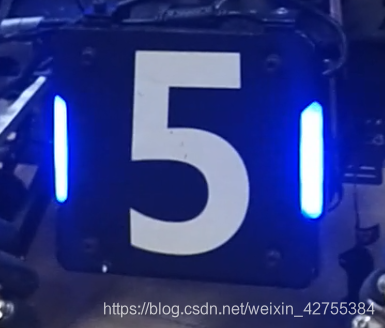
//> input picture tutorial_2/example/opencv/demo/blue_5.png, 385 x 328 px, given in place of #, which was not available
$ ./armor_detect '#' '默认读' demo/bule_armoe.jpg   (built with g++ and OpenCV 4)
//> lines starting //> are read from the running program, lines starting //| are printed output that depends on the picture; after the words box and inside, x2 and y2 are one past the last pixel; in counts of white or black regions, pixels touching at a corner belong together; pictures that were not available may be replaced by others from this repository, and a replacement may not be noted
// ============================================================================
// 知识点 1 · OpenCV —— 用传统方法识别装甲板
// 对应教案：一、OpenCV（1.2 环境搭建与最小 CMake 工程 / 1.4 用传统方法识别装甲板）
//
//   cd example/opencv
//   cmake -S . -B build && cmake --build build
//   ./build/armor_detect                       # 默认读 demo/bule_armoe.jpg
//   ./build/armor_detect my_armor.png          # 也可以喂自己的图
//   DEBUG_PAIRS=1 ./build/armor_detect         # 打印所有候选配对及其得分
//   NO_WINDOW=1  ./build/armor_detect          # 不开窗口，只存图片
//
//   灰度 → 二值化(OTSU) → 形态学开运算 → findContours
//        → 灯条筛选（长宽比 / 长短粗细）
//        → 灯条配对（间距 / 上下端对齐 / 高度相近 / 宽高比）
//        → 打分取最优 → 输出装甲板【四个角点】
// 输出的这四个点（左上 / 右上 / 右下 / 左下）就是本节的最终成果，
//
// ============================================================================

#include <algorithm>
#include <cmath>
#include <cstdio>
#include <cstdlib>
#include <iostream>
#include <optional>
#include <string>
#include <vector>

#include <opencv2/opencv.hpp>
#if __has_include(<opencv2/geometry/2d.hpp>)
#include <opencv2/geometry/2d.hpp> // OpenCV 5 起把 minAreaRect 从 imgproc 挪到了这里
#endif

namespace {

// ---------------------------------------------------------------------------
// 数据结构
// ---------------------------------------------------------------------------

// 一根候选灯条（用「上端点 + 下端点」描述，比直接用 RotatedRect 好算）
struct LightBar {
  cv::RotatedRect rect;
  cv::Point2f top;    // 上边中点
  cv::Point2f bottom; // 下边中点
  float height = 0.0f;
  float width = 0.0f;
};

// 识别结果
struct Armor {
  bool found = false;
  LightBar left;
  LightBar right;
  float aspect = 0.0f; // 宽高比 = 两灯条间距 / 平均灯条高度
  float score = 0.0f;  // 越接近真实装甲板比例，得分越高
};

struct DetectResult {
  Armor armor;
  std::vector<LightBar> light_bars; // 所有通过筛选的候选灯条（画出来看更直观）
  cv::Mat gray;                     // ① 灰度图
  cv::Mat binary;                   // ② 二值化（OTSU）后
  cv::Mat opened;                   // ③ 滤波（形态学开运算）后
};

// 真实装甲板的「灯条中心距 / 灯条高度」大约在 2.2 ~ 2.8 之间
constexpr float kIdealAspect = 2.5f;

// 打分时给「灯条相对大小」的权重。
// 只比宽高比不够用：背景里的噪点也可能凑出 2.4 左右的宽高比，
// 但真正的装甲板灯条一定占画面很大比例，所以大小要参与打分。
constexpr float kSizeWeight = 3.0f;

// ---------------------------------------------------------------------------
// 第 1 步：把旋转矩形归一化成「上端点 + 下端点」
// ---------------------------------------------------------------------------
LightBar makeLightBar(const cv::RotatedRect &rect) {
  cv::Point2f pts[4];
  rect.points(pts);

  // 四个顶点按 y 排序：y 最小的两个构成上边，y 最大的两个构成下边
  std::vector<cv::Point2f> p(pts, pts + 4);
  std::sort(p.begin(), p.end(), [](const cv::Point2f &a, const cv::Point2f &b) {
    return a.y < b.y;
  });

  LightBar bar;
  bar.rect = rect;
  bar.top = (p[0] + p[1]) * 0.5f;
  bar.bottom = (p[2] + p[3]) * 0.5f;
  bar.height = static_cast<float>(cv::norm(bar.top - bar.bottom));
  bar.width = std::min(rect.size.width, rect.size.height);
  return bar;
}

// ---------------------------------------------------------------------------
// 第 2 步：灯条筛选
// ---------------------------------------------------------------------------
bool isLightBar(const LightBar &bar, const cv::Size &img) {
  // 所有约束都写成「相对整图尺寸」，换分辨率不用改参数
  if (bar.height < img.height * 0.05f)
    return false; // 太短：背景噪点
  if (bar.height > img.height * 0.60f)
    return false; // 太长：灯管 / 背景边缘
  if (bar.width < 2.0f)
    return false; // 太细：噪点
  if (bar.width > img.width * 0.08f)
    return false; // 太粗：装甲板上的白色数字等大色块

  const float ratio = bar.height / std::max(bar.width, 1.0f);
  return ratio >= 1.5f && ratio <= 15.0f; // 不够细长就不是灯条
}

// ---------------------------------------------------------------------------
// 第 3 步：二值图 → 轮廓 → 候选灯条
// ---------------------------------------------------------------------------
std::vector<LightBar> findLightBars(const cv::Mat &binary,
                                    const cv::Size &img_size) {
  std::vector<std::vector<cv::Point>> contours;
  std::vector<cv::Vec4i> hierarchy;

  // findContours 会修改输入图，所以传 clone()
  cv::findContours(binary.clone(), contours, hierarchy, cv::RETR_EXTERNAL,
                   cv::CHAIN_APPROX_SIMPLE);

  std::vector<LightBar> bars;
  for (const auto &contour : contours) {
    if (contour.size() < 4)
      continue;
    const LightBar bar = makeLightBar(cv::minAreaRect(contour));
    if (isLightBar(bar, img_size)) {
      bars.push_back(bar);
    }
  }
  return bars;
}

// ---------------------------------------------------------------------------
// 第 4 步：灯条配对
// ---------------------------------------------------------------------------
std::optional<Armor> tryMatch(const LightBar &a, const LightBar &b,
                              const cv::Size &img) {
  // 先约定左右顺序
  const LightBar &L = (a.top.x < b.top.x) ? a : b;
  const LightBar &R = (a.top.x < b.top.x) ? b : a;

  // ① 两灯条间距要在合理范围内
  //    上限放宽到 0.95 倍图宽：近距离拍摄时装甲板几乎占满画面，
  //    「像不像一块装甲板」主要交给下面第 ⑤ 条的宽高比来把关
  const float gap = static_cast<float>(cv::norm(L.top - R.top));
  if (gap < 10.0f || gap > img.width * 0.95f)
    return std::nullopt;

  // ② 上端点应该大致在一条水平线上
  if (std::abs(L.top.y - R.top.y) > L.height * 0.6f)
    return std::nullopt;

  // ③ 下端点同理
  if (std::abs(L.bottom.y - R.bottom.y) > L.height * 0.6f)
    return std::nullopt;

  // ④ 两根灯条高度要相近（同一个装甲板上的灯条是一样长的）
  const float height_ratio = L.height / std::max(R.height, 1.0f);
  if (height_ratio < 0.6f || height_ratio > 1.67f)
    return std::nullopt;

  // ⑤ 装甲板的宽高比要合理（这一步能挡掉大部分随机配对）
  const float avg_height = (L.height + R.height) * 0.5f;
  const float aspect = gap / std::max(avg_height, 1.0f);
  if (aspect < 1.0f || aspect > 5.0f)
    return std::nullopt;

  Armor armor;
  armor.found = true;
  armor.left = L;
  armor.right = R;
  armor.aspect = aspect;
  // 得分 = 宽高比接近程度 + 灯条相对大小
  armor.score = -std::abs(aspect - kIdealAspect) +
                kSizeWeight * (avg_height / static_cast<float>(img.height));
  return armor;
}

// ---------------------------------------------------------------------------
// 把上面四步串起来：输入 BGR 原图，输出识别结果
// ---------------------------------------------------------------------------
DetectResult detectArmor(const cv::Mat &bgr) {
  DetectResult result;

  // ① 灰度：3 通道 → 1 通道
  cv::Mat gray;
  cv::cvtColor(bgr, gray, cv::COLOR_BGR2GRAY);

  // ② 二值化：OTSU 自动找阈值，比写死 127 稳得多
  cv::Mat binary;
  cv::threshold(gray, binary, 0, 255, cv::THRESH_BINARY | cv::THRESH_OTSU);

  // ③ 形态学开运算：去掉小噪点
  const cv::Mat kernel =
      cv::getStructuringElement(cv::MORPH_RECT, cv::Size(3, 3));
  cv::Mat opened;
  cv::morphologyEx(binary, opened, cv::MORPH_OPEN, kernel);

  // 三步的中间结果都留在 result 里，后面拼成一张图显示
  result.gray = gray;
  result.binary = binary;
  result.opened = opened;

  // ④⑤ 找轮廓 + 筛灯条
  //  注意：喂进去的是【滤波后】的图，二值化原图只用来显示 ——
  //  开运算抹掉了细碎噪点，轮廓质量比直接用二值图好
  result.light_bars = findLightBars(opened, bgr.size());

  // ⑥ 两两配对，留得分最高的那一组
  float best_score = -1e9f;
  for (std::size_t i = 0; i < result.light_bars.size(); ++i) {
    for (std::size_t j = i + 1; j < result.light_bars.size(); ++j) {
      const auto armor =
          tryMatch(result.light_bars[i], result.light_bars[j], bgr.size());
      if (armor.has_value()) {
        if (std::getenv("DEBUG_PAIRS") != nullptr) {
          std::printf("[候选] 左(%.0f,%.0f)h%.0f 右(%.0f,%.0f)h%.0f → 宽高比 "
                      "%.2f 得分 %.3f\n",
                      armor->left.top.x, armor->left.top.y, armor->left.height,
                      armor->right.top.x, armor->right.top.y,
                      armor->right.height, armor->aspect, armor->score);
        }
        if (armor->score > best_score) {
          best_score = armor->score;
          result.armor = *armor;
        }
      }
    }
  }
  return result;
}

// ---------------------------------------------------------------------------
// 可视化：候选灯条画黄色，最终装甲板画绿色
// ---------------------------------------------------------------------------
void drawResult(cv::Mat &img, const DetectResult &result) {
  for (const auto &bar : result.light_bars) {
    cv::Point2f pts[4];
    bar.rect.points(pts);
    for (int i = 0; i < 4; ++i) {
      cv::line(img, pts[i], pts[(i + 1) % 4], cv::Scalar(0, 255, 255), 1);
    }
  }

  // 文字和线宽随图片尺寸缩放，否则在大图上根本看不清
  const double scale = std::max(0.6, img.cols / 1200.0);
  const int thickness = static_cast<int>(std::max(2.0, scale * 2.0));

  if (!result.armor.found) {
    cv::putText(img, "NO ARMOR", cv::Point(20, static_cast<int>(50 * scale)),
                cv::FONT_HERSHEY_SIMPLEX, scale, cv::Scalar(0, 0, 255),
                thickness);
    return;
  }

  const auto &a = result.armor;
  // 四点顺序固定为：左上 → 右上 → 右下 → 左下
  // 这个顺序就是后面做位姿解算（solvePnP）时要喂进去的顺序
  const std::vector<cv::Point2f> corners = {a.left.top, a.right.top,
                                            a.right.bottom, a.left.bottom};

  // 装甲板外框（绿色）—— 这四个点就是识别的最终输出
  for (int i = 0; i < 4; ++i) {
    cv::line(img, corners[i], corners[(i + 1) % 4], cv::Scalar(0, 255, 0),
             thickness);
  }

  // 四个角点单独标出来，方便课上逐个指认
  static const char *kCornerNames[4] = {"P0", "P1", "P2", "P3"};
  for (int i = 0; i < 4; ++i) {
    cv::circle(img, corners[i], thickness * 2, cv::Scalar(0, 255, 0),
               cv::FILLED);
    cv::putText(img, kCornerNames[i], corners[i] + cv::Point2f(12.0f, -12.0f),
                cv::FONT_HERSHEY_SIMPLEX, scale, cv::Scalar(0, 255, 255),
                thickness);
  }

  // 中心点（红色）
  cv::circle(img, (corners[0] + corners[2]) * 0.5f, thickness * 2,
             cv::Scalar(0, 0, 255), cv::FILLED);

  char text[128];
  std::snprintf(text, sizeof(text), "armor  aspect=%.2f", a.aspect);
  cv::putText(img, text, cv::Point(20, static_cast<int>(50 * scale)),
              cv::FONT_HERSHEY_SIMPLEX, scale, cv::Scalar(0, 255, 0),
              thickness);
}

// ---------------------------------------------------------------------------
// 把「灰度 → 二值化 → 滤波」三张中间图横着拼成一张
// 每格都等比缩放到同样宽度，拼起来才不会一大一小
// 注意：图里写的字只能用 ASCII —— Hershey 字体画不了中文，会变成一串问号
// ---------------------------------------------------------------------------
cv::Mat makeStageCanvas(const DetectResult &result, int tile_width = 480) {
  const cv::Mat stages[3] = {result.gray, result.binary, result.opened};
  const char *titles[3] = {"(1) gray", "(2) threshold (OTSU)",
                           "(3) morphology OPEN"};

  std::vector<cv::Mat> tiles;
  for (int i = 0; i < 3; ++i) {
    if (stages[i].empty())
      continue; // 没跑到这一步就跳过

    // 单通道图（灰度 / 二值）先转成 3 通道，才能和彩色图拼在一起
    cv::Mat tile;
    if (stages[i].channels() == 1) {
      cv::cvtColor(stages[i], tile, cv::COLOR_GRAY2BGR);
    } else {
      tile = stages[i].clone();
    }

    // 统缩放到 tile_width 宽（本来就比它小就不放大，免得糊）
    const double scale = static_cast<double>(tile_width) / tile.cols;
    if (scale < 1.0) {
      cv::resize(tile, tile, cv::Size(), scale, scale, cv::INTER_AREA);
    }

    // 顶部留 28 像素黑边写步骤名，免得和图像内容混在一起看不清
    cv::Mat labeled(tile.rows + 28, tile.cols, CV_8UC3, cv::Scalar(0, 0, 0));
    tile.copyTo(labeled(cv::Rect(0, 28, tile.cols, tile.rows)));
    cv::putText(labeled, titles[i], cv::Point(8, 20), cv::FONT_HERSHEY_SIMPLEX,
                0.6, cv::Scalar(0, 255, 255), 1, cv::LINE_AA);
    tiles.push_back(labeled);
  }

  if (tiles.empty())
    return cv::Mat();

  cv::Mat canvas;
  cv::hconcat(tiles, canvas);
  return canvas;
}

// ---------------------------------------------------------------------------
// 保存 + 显示中间过程图
// NO_WINDOW=1 时只存图不开窗（服务器 / 容器里没有显示环境）
// ---------------------------------------------------------------------------
void showStages(const cv::Mat &stage_canvas, const cv::Mat &result_canvas) {
  if (stage_canvas.empty())
    return;

  cv::imwrite("debug_stages.png", stage_canvas);
  std::cout << "中间过程图已保存为 debug_stages.png（灰度 / 二值化 / 滤波）\n";

  if (std::getenv("NO_WINDOW") != nullptr)
    return;

  // 服务器 / 容器里没有显示环境，开窗会抛异常，catch 住别让程序直接挂掉
  try {
    cv::imshow("stages: 1 gray | 2 binary | 3 filtered", stage_canvas);
    cv::imshow("armor_detect", result_canvas);
    std::cout << "显示中间过程图与识别结果，按任意键关闭窗口...\n";
    cv::waitKey(0);
    cv::destroyAllWindows();
  } catch (const cv::Exception &e) {
    std::cout
        << "（当前环境开不了窗口，看 debug_stages.png / result.png 即可）\n";
  }
}

} // namespace

// ---------------------------------------------------------------------------
// 单张图片：识别 + 打印 + 存 result.png + 可选开窗
// ---------------------------------------------------------------------------
int runImage(const std::string &source) {
//> called with source = '#'
  cv::Mat img = cv::imread(source); // 注意：读失败不报错，只返回空 Mat
//> img is the input picture: 328 rows x 385 cols, CV_8UC3; mean B, G, R 127.3, 56.2, 45.2

  if (img.empty()) {
    std::cerr << "读不到图片：" << source << "\n"
              << "用法：./armor_detect [图片路径]，不带参数默认读 "
                 "demo/bule_armoe.jpg\n";
    return 1;
  }

  std::cout << "已读入 " << source << "（" << img.cols << "x" << img.rows
            << "）\n";
//| 已读入 #（385x328）

  const DetectResult result = detectArmor(img);
//> in detectArmor, `cv::cvtColor(bgr, gray, cv::COLOR_BGR2GRAY);`:
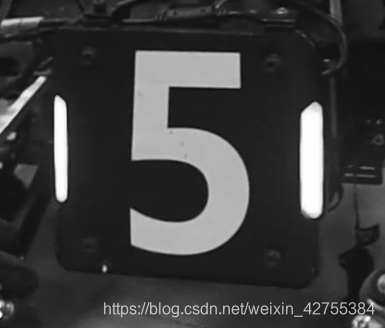
//> gray: 328 rows x 385 cols, CV_8UC1; min 13, max 255, mean 61
//> in detectArmor, `cv::threshold(gray, binary, 0, 255, cv::THRESH_BINARY | cv::THRESH_OTS..`:
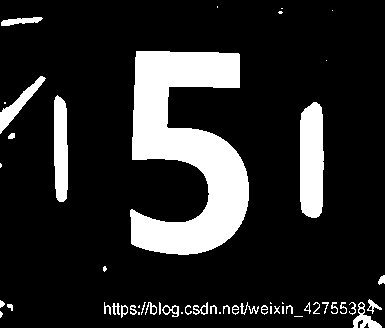
//> binary: 328 rows x 385 cols, CV_8UC1; 16.1% white; 52 white regions (19 under 20 px), largest, box (x1, y1, x2, y2) and area: (130, 51, 249, 255) 14040, (300, 102, 324, 218) 2502, (54, 95, 68, 202) 1322
//> in detectArmor, `cv::morphologyEx(binary, opened, cv::MORPH_OPEN, kernel);`: opened: 328 rows x 385 cols, CV_8UC1; 15.2% white; 15 white regions (4 under 20 px)
//> in findLightBars, `cv::findContours(binary.clone(), contours, hierarchy, cv::RETR_EXTERNA..`: contours = 15 contours, 6 with area under 20; largest, box (x1, y1, x2, y2) and area: (130, 51, 249, 255) 13625, (300, 102, 324, 218) 2378, (54, 96, 68, 202) 1212, (0, 76, 45, 133) 571, (353, 313, 382, 328) 198
//> the loop in findLightBars, `for (const auto &contour : contours)` made 15 passes
//> (bar.rect in makeLightBar, bar.top in makeLightBar, bar.bottom in makeLightBar) on passes 1, 5, 6, 7, 13, 14: (centre (367, 320), size (14, 28), angle -90, Point(367, 313), Point(367, 327)), (centre (372.2, 303.9), size (4.5, 11.4), angle -51.3, Point(367.8, 300.3), Point(376.7, 307.4)), (centre (381, 279), size (8, 6), angle -90, Point(381, 275), Point(381, 283)), (centre (104, 268.5), size (3, 2), angle -90, Point(104, 267), Point(104, 270)), (centre (190.1, 152.8), size (202.8, 117.8), angle -88.8, Point(192.1, 51.47), Point(188, 254.2)), (centre (21, 20.6), size (40.6, 6.1), angle -6.1, Point(20.64, 17.61), Point(21.29, 23.68))
//> in detectArmor, `result.light_bars = findLightBars(opened, bgr.size());`: result.light_bars = 3 items
//> the loop in detectArmor, `for (std::size_t i = 0; i < result.light_bars.size(); ++i)` made 3 passes
//> after the loop in detectArmor, `for (std::size_t i = 0; i < result.light_bars.size(); ++i)`: best_score = 0.789

  std::cout << "\n候选灯条 " << result.light_bars.size() << " 根：\n";
//| 候选灯条 3 根：
  for (std::size_t i = 0; i < result.light_bars.size(); ++i) {
    const auto &bar = result.light_bars[i];
    std::printf("  #%zu 中心(%.0f, %.0f) 高=%.0f 宽=%.0f 长宽比=%.2f\n", i,
                bar.rect.center.x, bar.rect.center.y, bar.height, bar.width,
                bar.height / bar.width);
  }
//> this loop made 3 passes
//|   #0 中心(312, 160) 高=115 宽=23 长宽比=5.00
//|   #1 中心(60, 148) 高=105 宽=13 长宽比=8.08
//|   #2 中心(18, 101) 高=70 宽=14 长宽比=5.09

  cv::Mat canvas = img.clone();
  drawResult(canvas, result);
//> the loop in drawResult, `for (const auto &bar : result.light_bars)` made 3 passes
//> pts on pass 2: 4 Points (x, y): [67, 201], [54, 201], [54, 96], [67, 96]
//> after the loop in drawResult, `for (const auto &bar : result.light_bars)`:
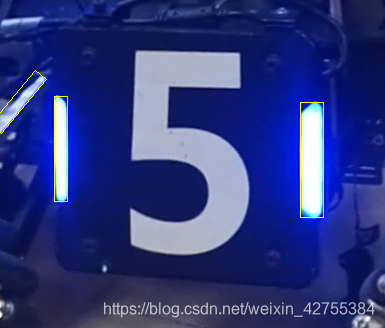
//> img: 328 rows x 385 cols, CV_8UC3; 0.49% of pixels changed, all inside (x1, y1, x2, y2) = (0, 70, 324, 218)
//> in drawResult, `const std::vector<cv::Point2f> corners = {a.left.top, a.right.top, a.r..`: corners = 4 Points (x, y): [60.5, 96], [311.5, 102], [311.5, 217], [60.5, 201]
//> after the loop in drawResult, `for (int i = 0; i < 4; ++i)`: img: 328 rows x 385 cols, CV_8UC3; 1.72% of pixels changed, all inside (x1, y1, x2, y2) = (59, 95, 314, 219)
//> after the loop in drawResult, `for (int i = 0; i < 4; ++i)`:
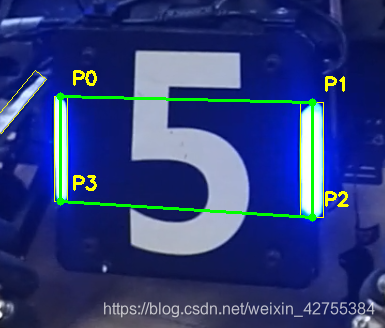
//> img: 328 rows x 385 cols, CV_8UC3; mean B, G, R 122.4, 60.9, 45.9
//> in drawResult, `cv::circle(img, (corners[0] + corners[2]) * 0.5f, thickness * 2, cv::S..`: img: 328 rows x 385 cols, CV_8UC3; 49 pixels changed, all inside (x1, y1, x2, y2) = (182, 152, 191, 161)
//> in drawResult, `std::snprintf(text, sizeof(text), "armor  aspect=%.2f", a.aspect);`: text = "armor  aspect=2.28"
//> in drawResult, `cv::putText(img, text, cv::Point(20, static_cast<int>(50 * scale)), cv..`:
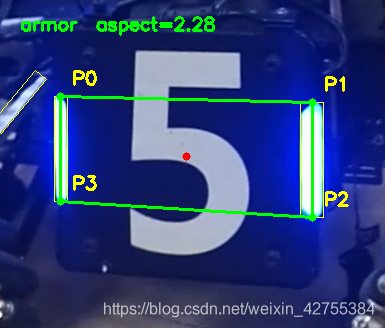
//> img: 328 rows x 385 cols, CV_8UC3; mean B, G, R 121.4, 63, 45.7

  if (result.armor.found) {
    const auto &a = result.armor;
    const std::vector<cv::Point2f> corners = {a.left.top, a.right.top,
                                              a.right.bottom, a.left.bottom};
    static const char *kNames[4] = {"左上 P0", "右上 P1", "右下 P2", "左下 P3"};

    std::printf("\n识别到装甲板：\n");
    std::printf("  宽高比   %.2f（理想值 %.1f）\n", a.aspect, kIdealAspect);
//|   宽高比   2.28（理想值 2.5）
    std::printf("  灯条间距 %.0f 像素\n", a.right.top.x - a.left.top.x);
//|   灯条间距 251 像素
    std::printf("  灯条高度 %.0f / %.0f 像素\n", a.left.height, a.right.height);
//|   灯条高度 105 / 115 像素
    std::printf("  四点坐标（顺序 = 左上 右上 右下 左下）：\n");
    for (int i = 0; i < 4; ++i) {
      std::printf("    %-8s (%7.1f, %7.1f)\n", kNames[i], corners[i].x,
                  corners[i].y);
    }
//> this loop made 4 passes
//|     左上 P0 (   60.5,    96.0)
//|     右上 P1 (  311.5,   102.0)
//|     右下 P2 (  311.5,   217.0)
//|     左下 P3 (   60.5,   201.0)
  } else {
    std::cout << "\n未识别到装甲板\n";
  }

  cv::imwrite("result.png", canvas);
  std::cout << "结果图已保存为 result.png\n";

  // 灰度 / 二值化 / 滤波 三张中间图：保存 + 开窗显示（NO_WINDOW=1 只保存）
  showStages(makeStageCanvas(result), canvas);
//> the loop in makeStageCanvas, `for (int i = 0; i < 3; ++i)` made 3 passes
//> pass 1, in makeStageCanvas, `cv::putText(labeled, titles[i], cv::Point(8, 20), cv::FONT_HERSHEY_SIM..`:
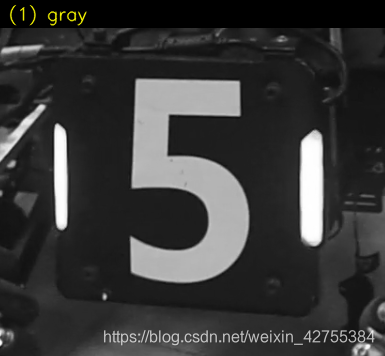
//> labeled: 356 rows x 385 cols, CV_8UC3; mean B, G, R 56.2, 56.6, 56.6
//> in makeStageCanvas, `cv::hconcat(tiles, canvas);`:
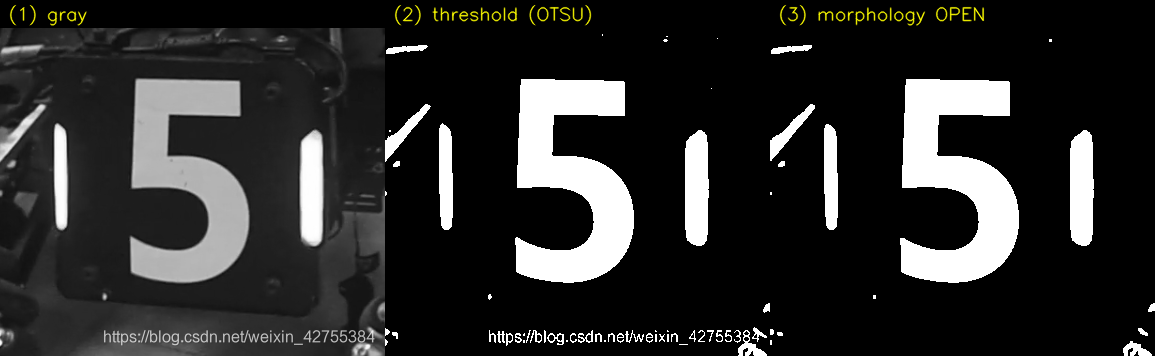
//> canvas: 356 rows x 1155 cols, CV_8UC3; mean B, G, R 43.2, 44.1, 44.1

  return 0;
}

// ---------------------------------------------------------------------------
int main(int argc, char **argv) {
  // 不带参数时读仓库自带的演示图，保证一定能现场演示
  const std::string source = (argc >= 2) ? argv[1] : "demo/bule_armoe.jpg";

  // 视频部分暂时不做：那涉及整车建模观测与坐标系转换，属于后面的内容。
  // 这一段只做一件事：单张图 → 装甲板四点。
  return runImage(source);
}
